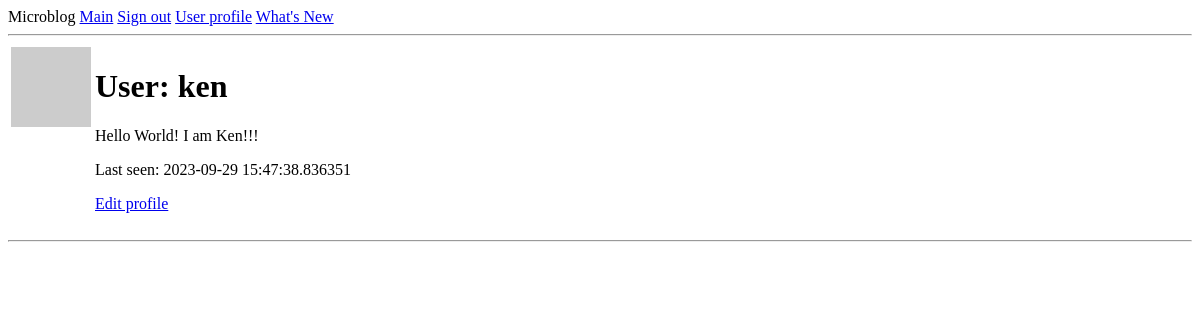
The app's page /user/ken (signed in), older data.
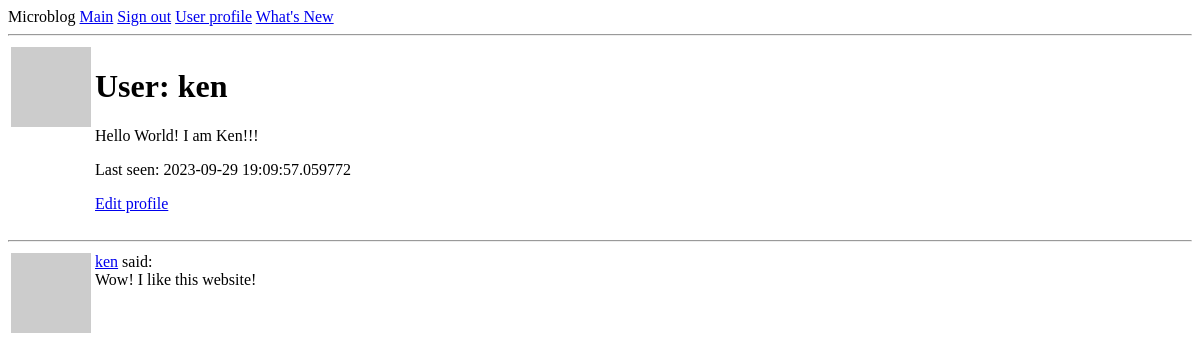
The same page, newer data.
### app/models.py (models this page shows, shortened)
class User(db.Model, UserMixin):
    id = db.Column(db.Integer, primary_key=True)
    username = db.Column(db.String(64), index = True, unique = True)
    email = db.Column(db.String(120), index = True, unique = True)
    password_hash = db.Column(db.String(128))
    posts = db.relationship('Post', backref='author', lazy='dynamic')
    about_me = db.Column(db.String(140))
    last_seen = db.Column(db.DateTime, default = datetime.utcnow)
    followed = db.relationship(
        'User', secondary = followers,
        primaryjoin = (followers.c.follower_id == id),
        secondaryjoin = (followers.c.followed_id == id),
        backref = db.backref('followers', lazy='dynamic'),
        lazy='dynamic')
    def avatar(self, size):
        digest = md5(self.email.lower().encode('utf-8')).hexdigest()
        return 'https://www.gravatar.com/avatar/{}?d=identicon&s={}'.format(digest, size)

class Post(db.Model):
    id = db.Column(db.Integer, primary_key = True)
    body = db.Column(db.String(140))
    timestamp = db.Column(db.DateTime, index = True, default = datetime.utcnow)
    user_id = db.Column(db.Integer, db.ForeignKey('user.id'))

### app/routes.py (the view)
@app.route('/user/<username>')
@login_required
def user(username):
    user = User.query.filter_by(username=username).first_or_404()
    page = request.args.get('page', 1, type=int)
    posts = user.posts.order_by(Post.timestamp.desc()).paginate(
        page = page,
        per_page = app.config['POSTS_PER_PAGE'],
        error_out = False
    )
    next_url = url_for('user',
                       username = user.username,
                       page=posts.next_num) \
        if posts.has_next else None
    prev_url = url_for('user',
                       username = user.username,
                       page=posts.prev_num) \
        if posts.has_prev else None
    form = EmptyForm()
    return render_template('user.html',
                           user=user,
                           posts=posts.items,
                           next_url=next_url,
                           prev_url=prev_url,
                           form=form)

### app/models.py (called while the page is built)
@login.user_loader
def load_user(id):
    return User.query.get(int(id))

### app/routes.py (called while the page is built)
@app.before_request
def before_request():
    if current_user.is_authenticated:
        current_user.last_seen = datetime.utcnow()
        db.session.commit()

### app/templates/user.html (shortened to what this page needs)
{% extends 'base.html' %}
{% block content %}
    <table>
        <tr valign="top">
            <td><img src="{{ user.avatar(164) }}"></td>
            <td>
                <h1>User: {{ user.username }}</h1>
                {% if user.about_me %}<p>{{ user.about_me }}</p>{% endif %}
                {% if user.last_seen %}<p>Last seen: {{ user.last_seen }}</p>{% endif %}
                {% if user == current_user %}
                <p><a href="{{ url_for('edit_profile') }}">Edit profile</a></p>
                {% endif %}
            </td>
        </tr>
    </table>
    <hr>
    {% for post in posts %}
        {% include '_post.html' %}
    {% endfor %}
{% endblock %}

### app/templates/_post.html
<table>
    <tr valign='top'>
        <td><img src="{{ post.author.avatar(32) }}"></td>
        <td><a href="{{ url_for('user', username=post.author.username) }}">{{ post.author.username }}</a>
            said: <br> {{ post.body }}</td>
    </tr>
</table>

Row changes from the older to the newer data that the page shows:
changed User "ken": last_seen "2023-09-29 15:47:38.836351" → "2023-09-29 19:09:57.059772"
added Post: author.username "ken", body "Wow! I like this website!"
